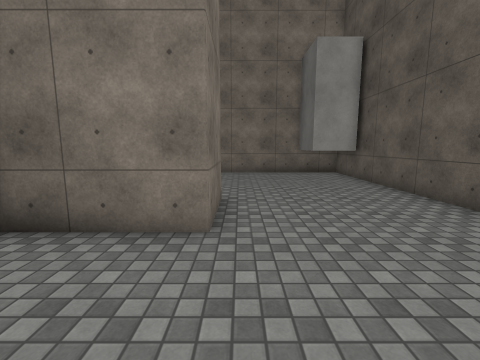
[1] (above)

18 first-person views from a walk through a Unity game level. The camera is 1.5 m above the floor, tilts 8° down and sees 90° across. Doors are open. The floor is counted in squares, 1 m on a side. Each view is taken from the middle of a square. On the plan, view 1 faces up. The plan holds only what a view shows up to about 13 squares ahead; the rest is blank. The place goes on beyond the plan. Some surface patterns are stand-ins.

[2]
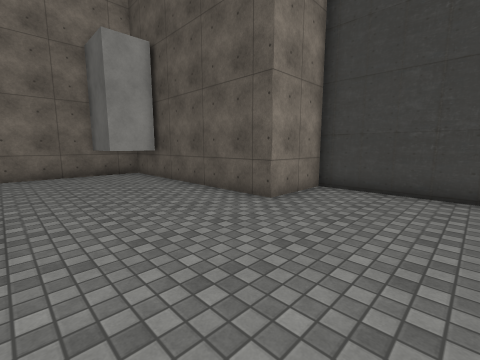

[3]
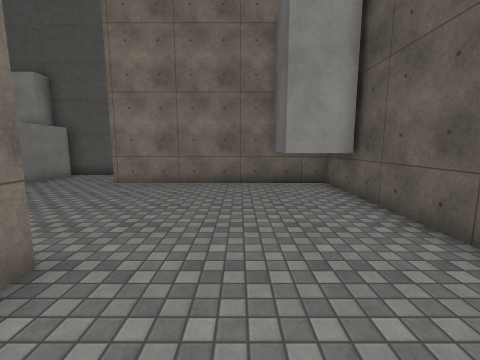

[4]
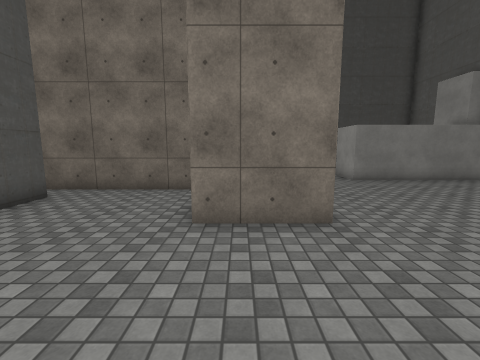

[5]
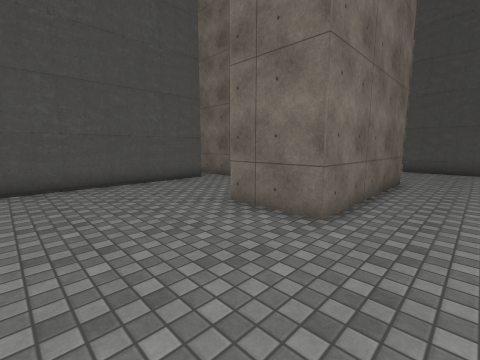

[6]
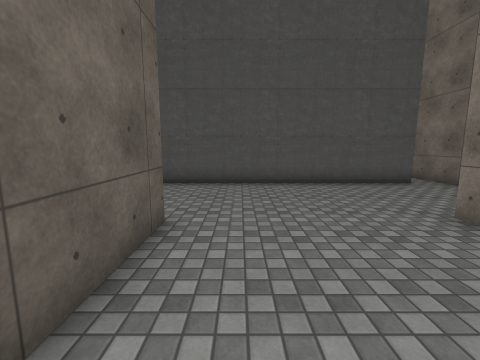

[7]
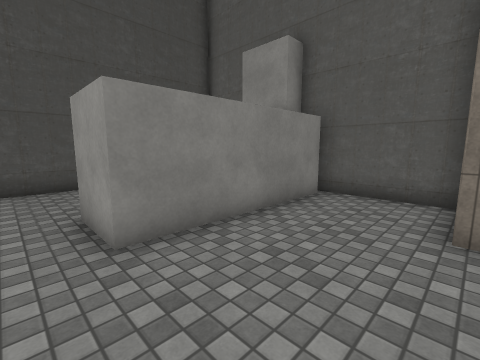

[8]
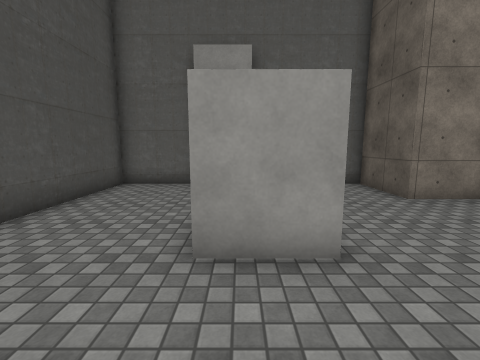

[9]
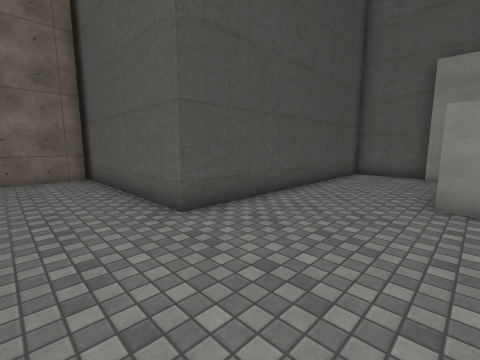

[10]
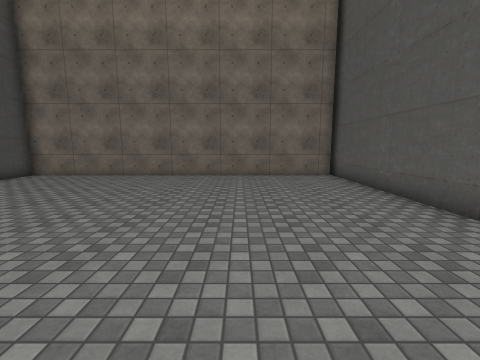

[11]
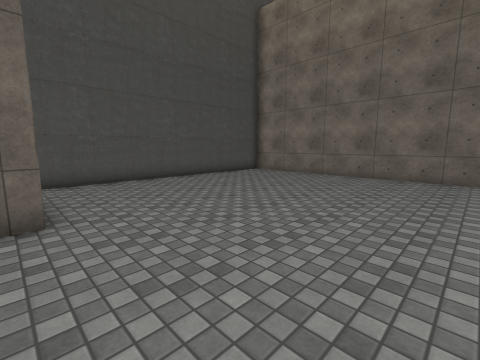

[12]
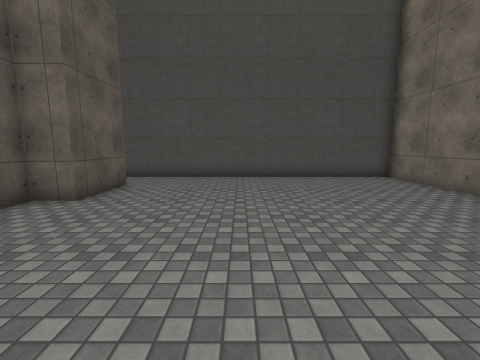

[13]
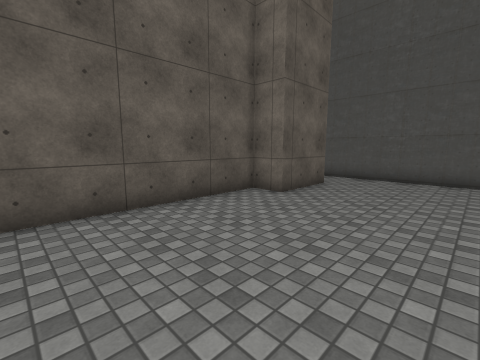

[14]
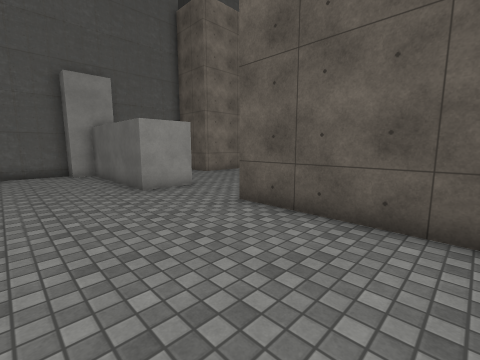

[15]
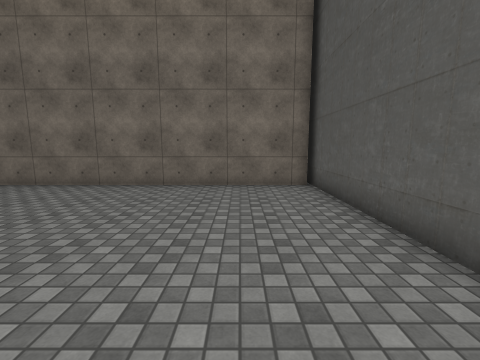

[16]
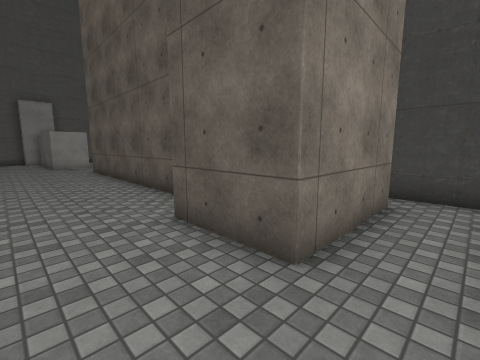

[17]
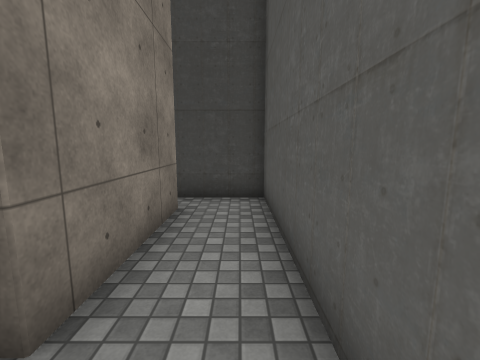

[18]
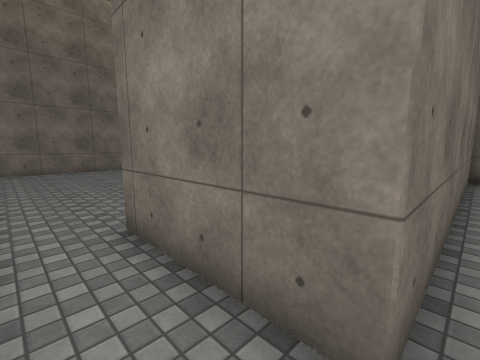

### Floor plan
Key: @ floor where view 1 was taken; # wall or solid block; . floor; D closed door; O other object.
Columns run from 21 left of view 1 to 9 right of it. Each row starts with its distance up from view 1.
 17         #### O####D
 16         #...OOO...#
 15         #....OO...#
 14         #....OO...#######OO#
 13         #....OO..........O #
 12         #....OO..........O #
 11         #....OO..........OO#
 10         #....OO............#
  9         #..................#
  8         #..................#
  7         #.....#######......#
  6 #########.....#     #......#
  5 #.............#     #......####
  4 #.............# #####.........#
  3 #.............###.............#
  2 #.............###.............#
  1 #.............###.............#
  0 #.............###....@........#
 -1 #.............###.###########
 -2 #.............###.
 -3 #.............###.
 -4 #.............###.
 -5 #............####.
 -6 #............## #.
 -7 #............####.#
 -8 #.................#
 -9 #.................#
-10 ###################

Where each view was taken, in squares from view 1:
view 1: 0 up, 0 right, facing up
view 2: 0 up, 0 right, facing up-right
view 3: 4 up, 2 right, facing up
view 4: 5 up, 4 right, facing left
view 5: 9 up, 4 right, facing down-left
view 6: 9 up, 4 right, facing down
view 7: 9 up, 3 left, facing up-left
view 8: 7 up, 8 left, facing up
view 9: 3 up, 8 left, facing up-left
view 10: 1 up, 8 left, facing left
view 11: 1 up, 8 left, facing down-left
view 12: 2 up, 13 left, facing down
view 13: 2 up, 13 left, facing down-right
view 14: 2 up, 12 left, facing up-right
view 15: 3 up, 11 left, facing left
view 16: 9 down, 11 left, facing up-right
view 17: 9 down, 10 left, facing right
view 18: 9 down, 4 left, facing up-left
